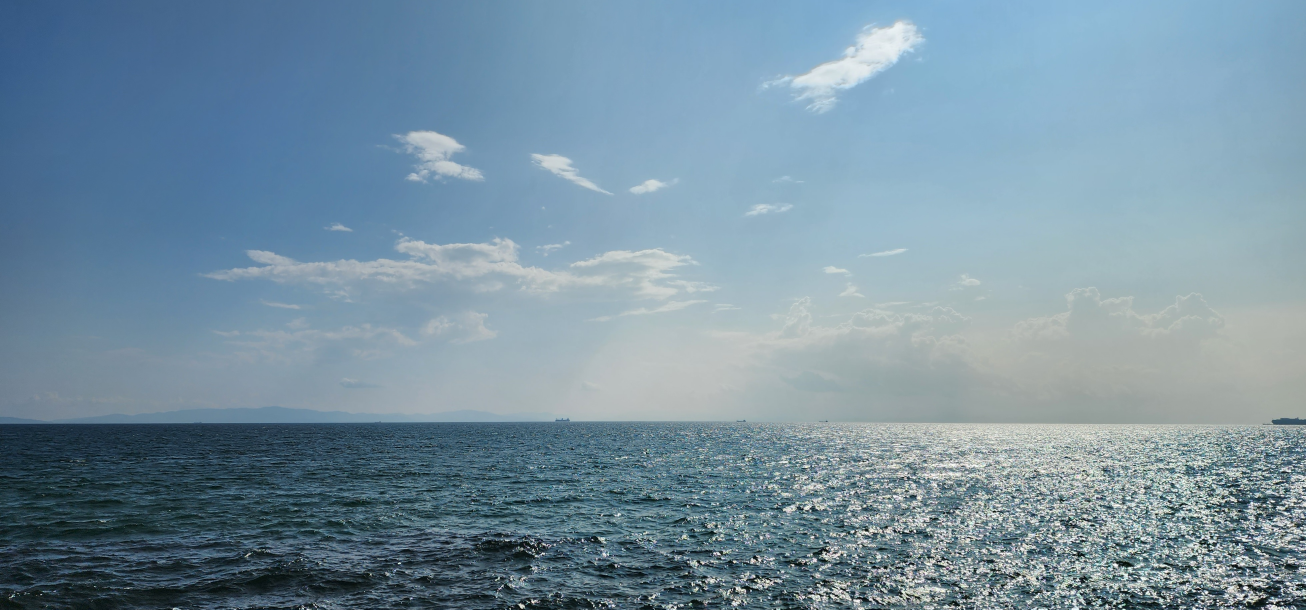
//> input picture image1.jpg, 3917 x 1829 px (shown at 1/3 size)
$ ./processImage   (built with g++ and OpenCV 4)
//> lines starting //> are read from the running program, lines starting //| are printed output that depends on the picture; after the words box and inside, x2 and y2 are one past the last pixel; in counts of white or black regions, pixels touching at a corner belong together
#include <opencv2/opencv.hpp>
#include <bits/stdc++.h>

using namespace std;
using namespace cv;

int main()
{
  Mat img1 = imread("image1.jpg", IMREAD_GRAYSCALE);
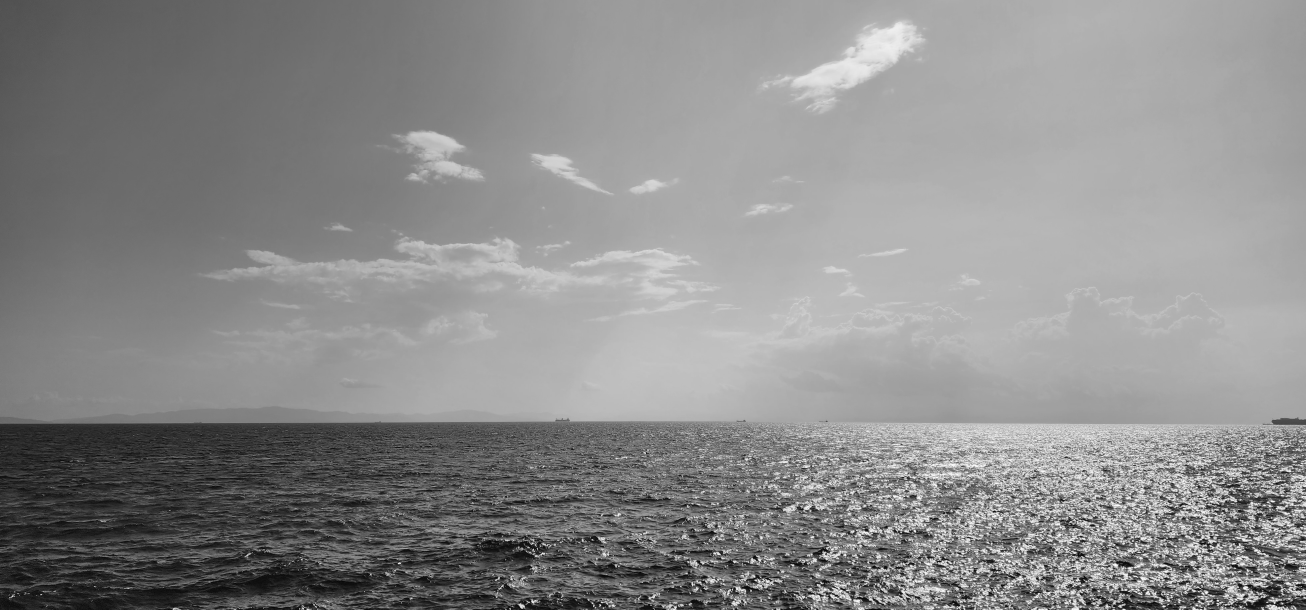
//> img1: 1829 rows x 3917 cols, CV_8UC1 (shown at 1/3 size); min 0, max 255, mean 139.2
  Mat img2 = imread("image2.jpg", IMREAD_GRAYSCALE);
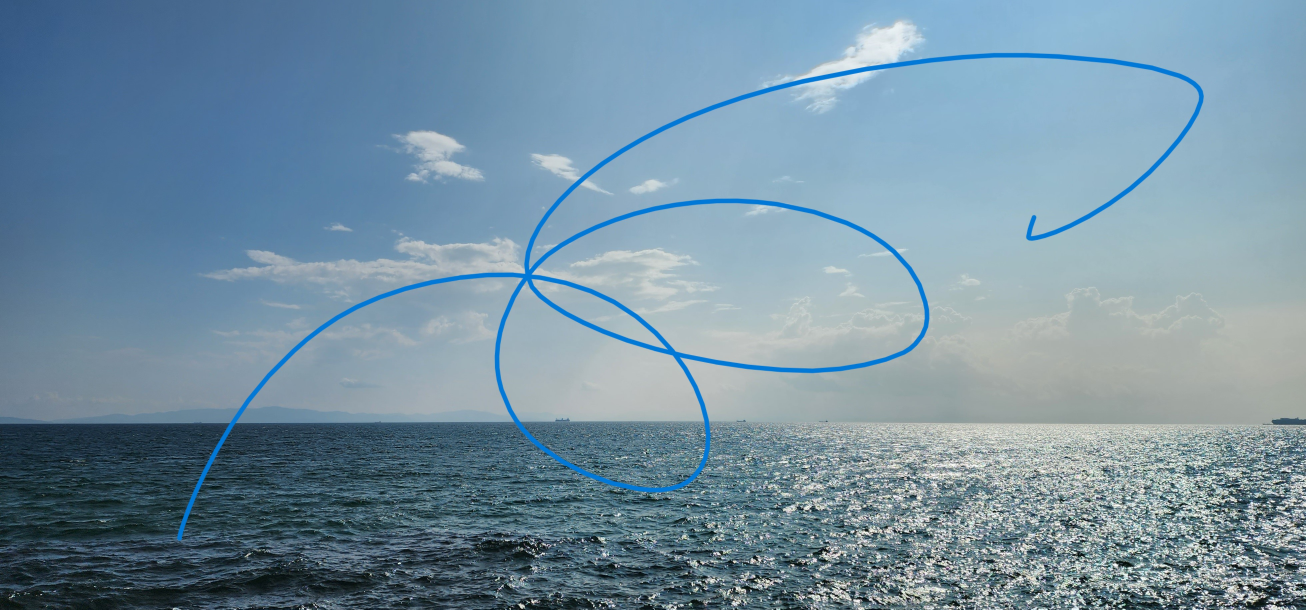
//> input picture image2.jpg, 3917 x 1829 px (shown at 1/3 size)
//> img2: 1829 rows x 3917 cols, CV_8UC1; min 0, max 255, mean 138

  if (img1.empty() || img2.empty()){
    cerr << "Cannot read image file." << endl;
    return -1;
  }

  // [5 lines of commented-out code are left out]
  resize(img2, img2, img1.size());

  // 差分画像を計算
  Mat diff;
  absdiff(img1, img2, diff);
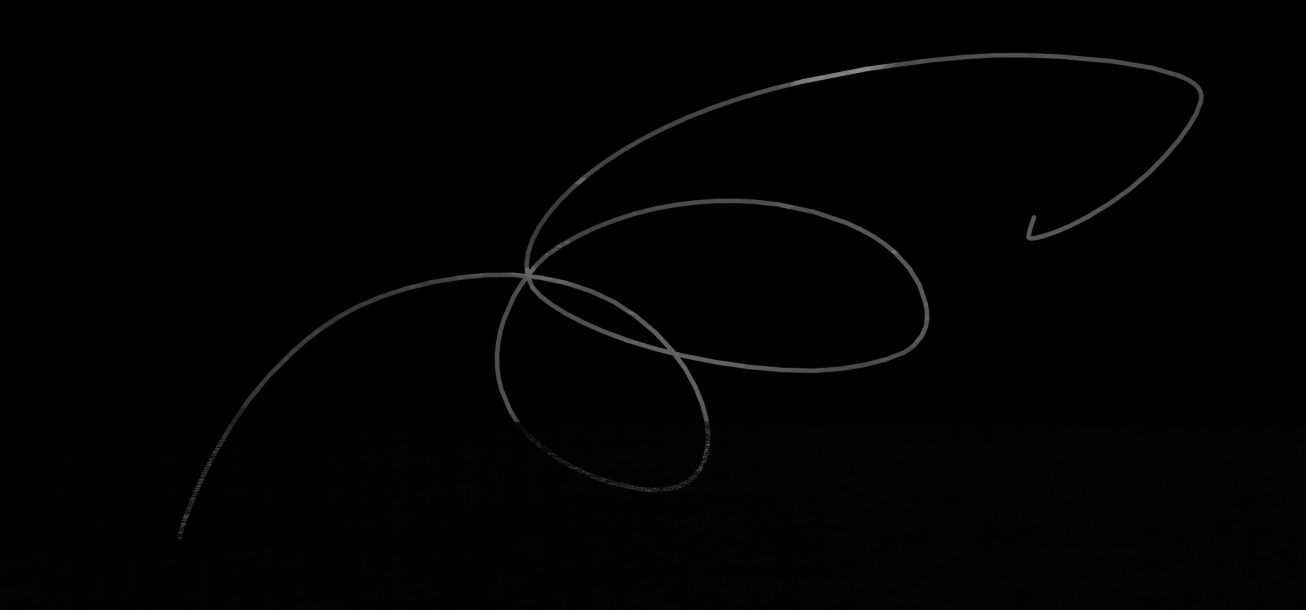
//> diff: 1829 rows x 3917 cols, CV_8UC1 (shown at 1/3 size); min 0, max 142, mean 2

  // 差分画像を閾値処理 (見やすくするため)
  Mat thresh;
  threshold(diff, thresh, 10, 255, THRESH_BINARY);
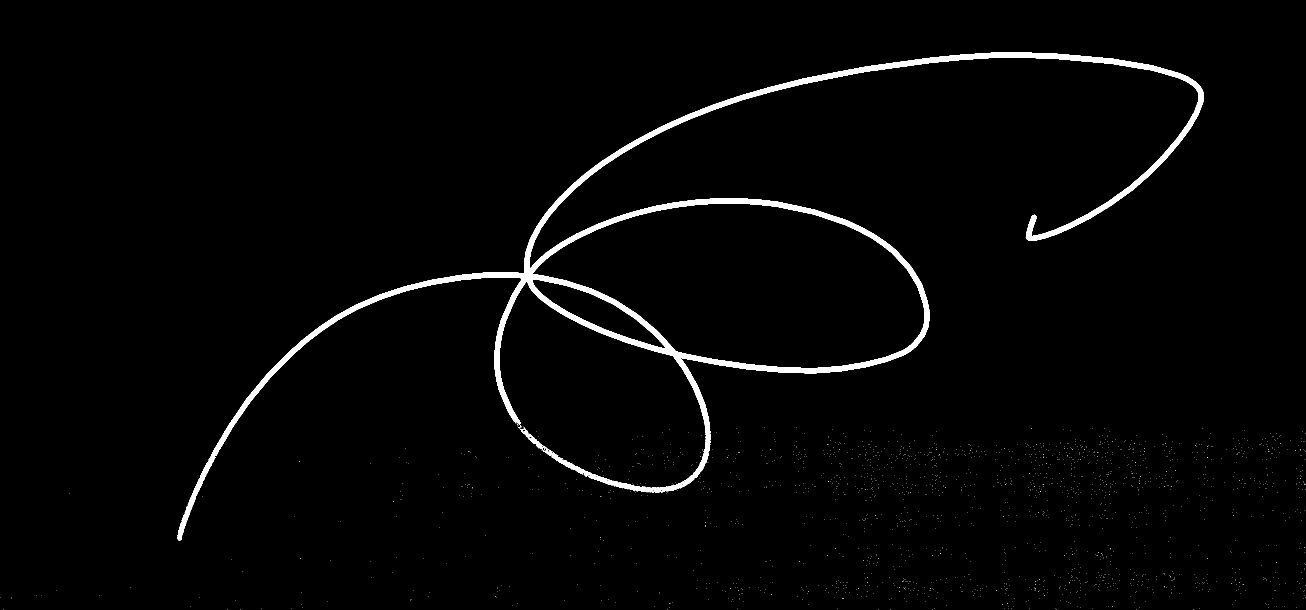
//> thresh: 1829 rows x 3917 cols, CV_8UC1 (shown at 1/3 size); 1.9% white; 1894 white regions (1890 under 20 px), largest, box (x1, y1, x2, y2) and area: (532, 158, 3612, 1622) 135789, (1564, 1287, 1629, 1347) 637, (1629, 1338, 1648, 1352) 64, (1569, 1283, 1577, 1291) 28

  // 差分画像を保存
  imwrite("output.jpg", thresh);

  cout << "Image processing is successfully done. Output image is saved as 'output.jpg'." << endl;

  return 0;
}
